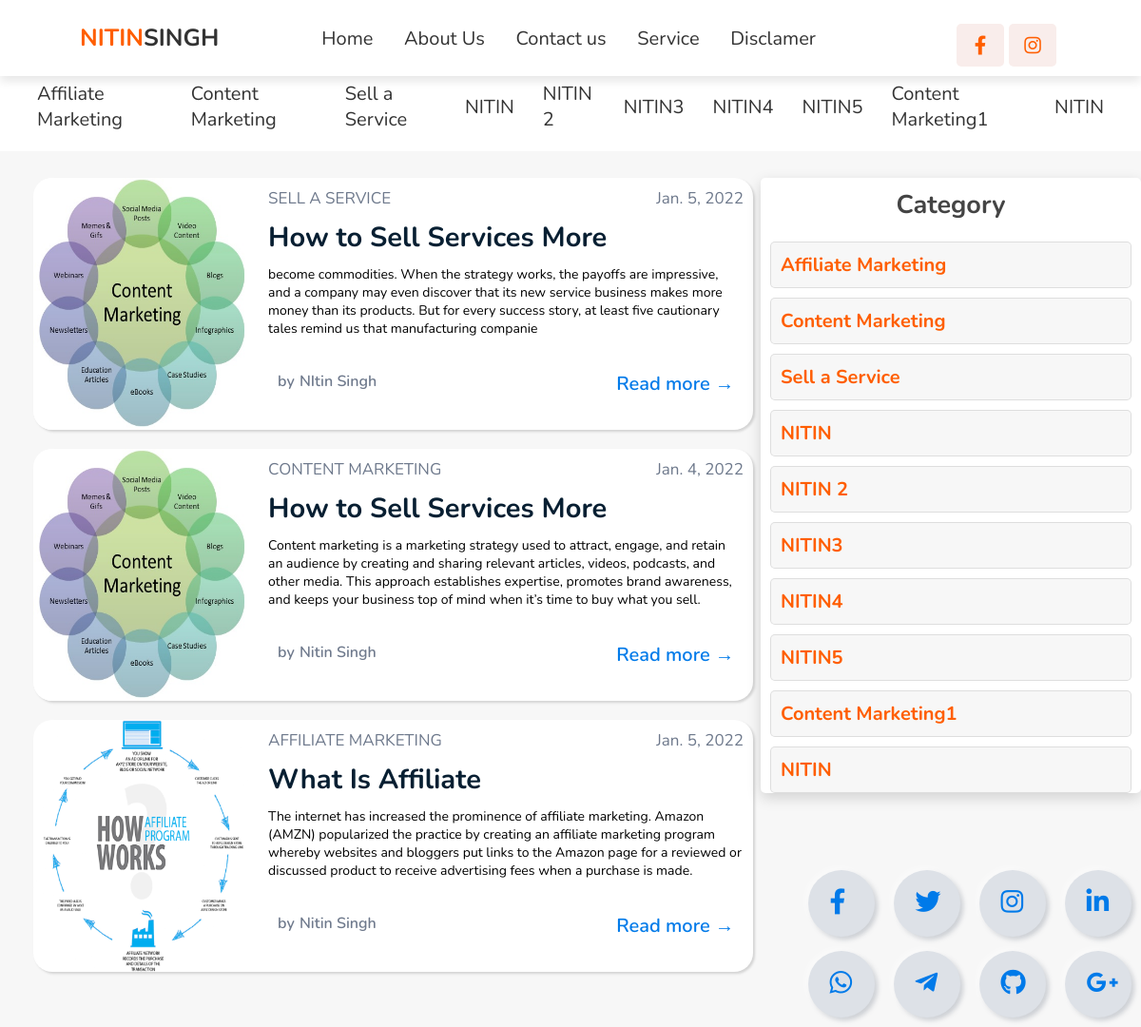
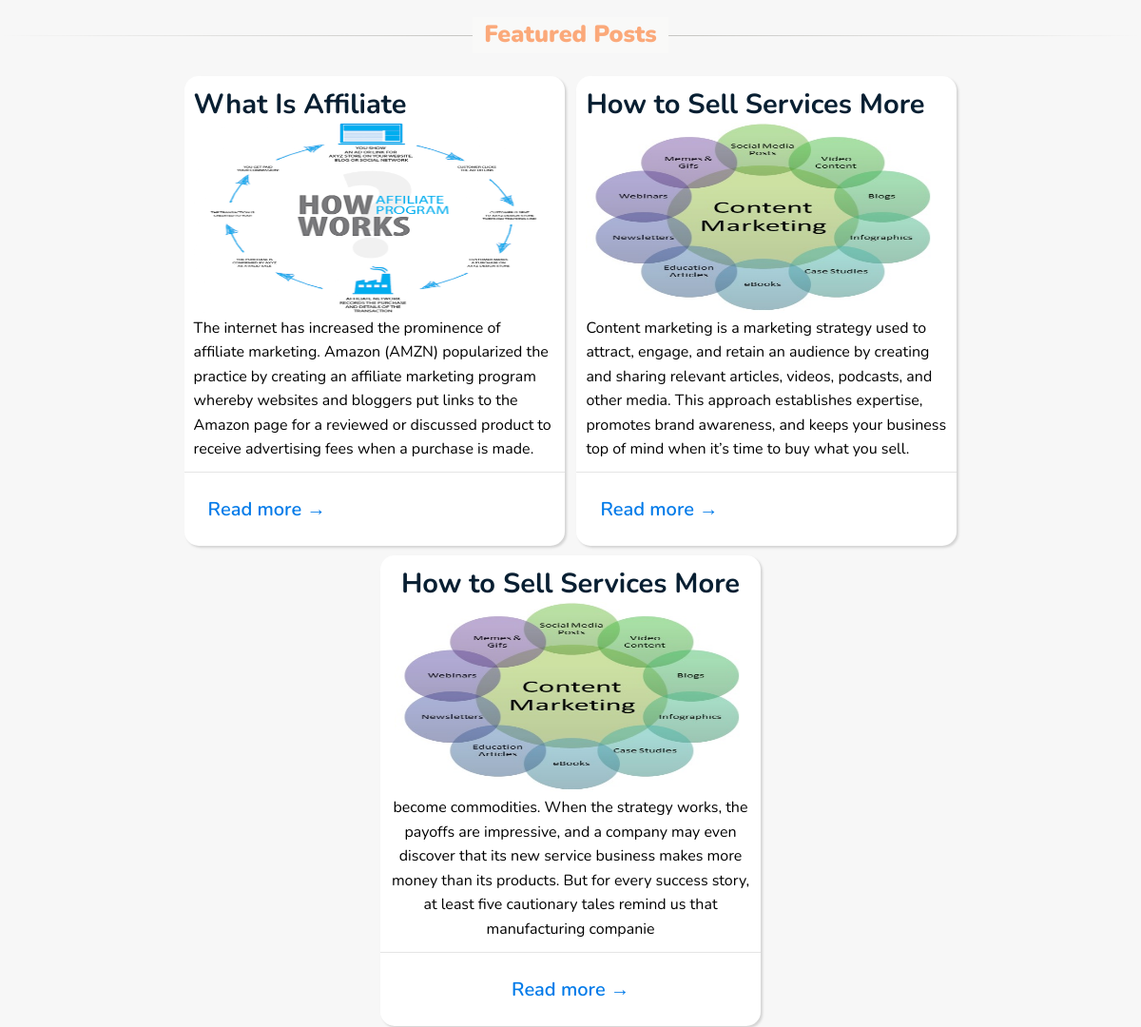
Before: / (upper part) with the older database file (2 pictures, top to bottom).
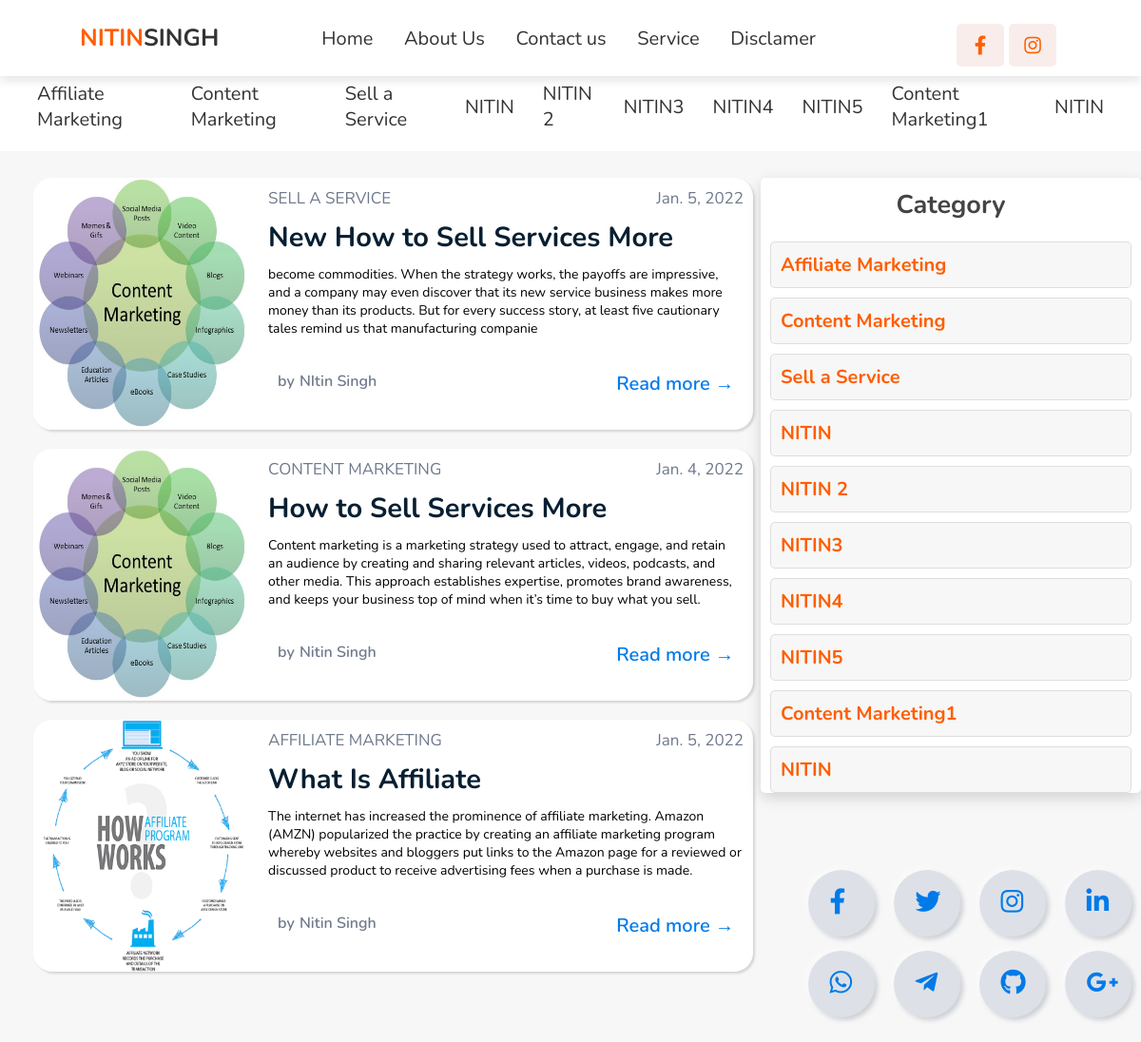
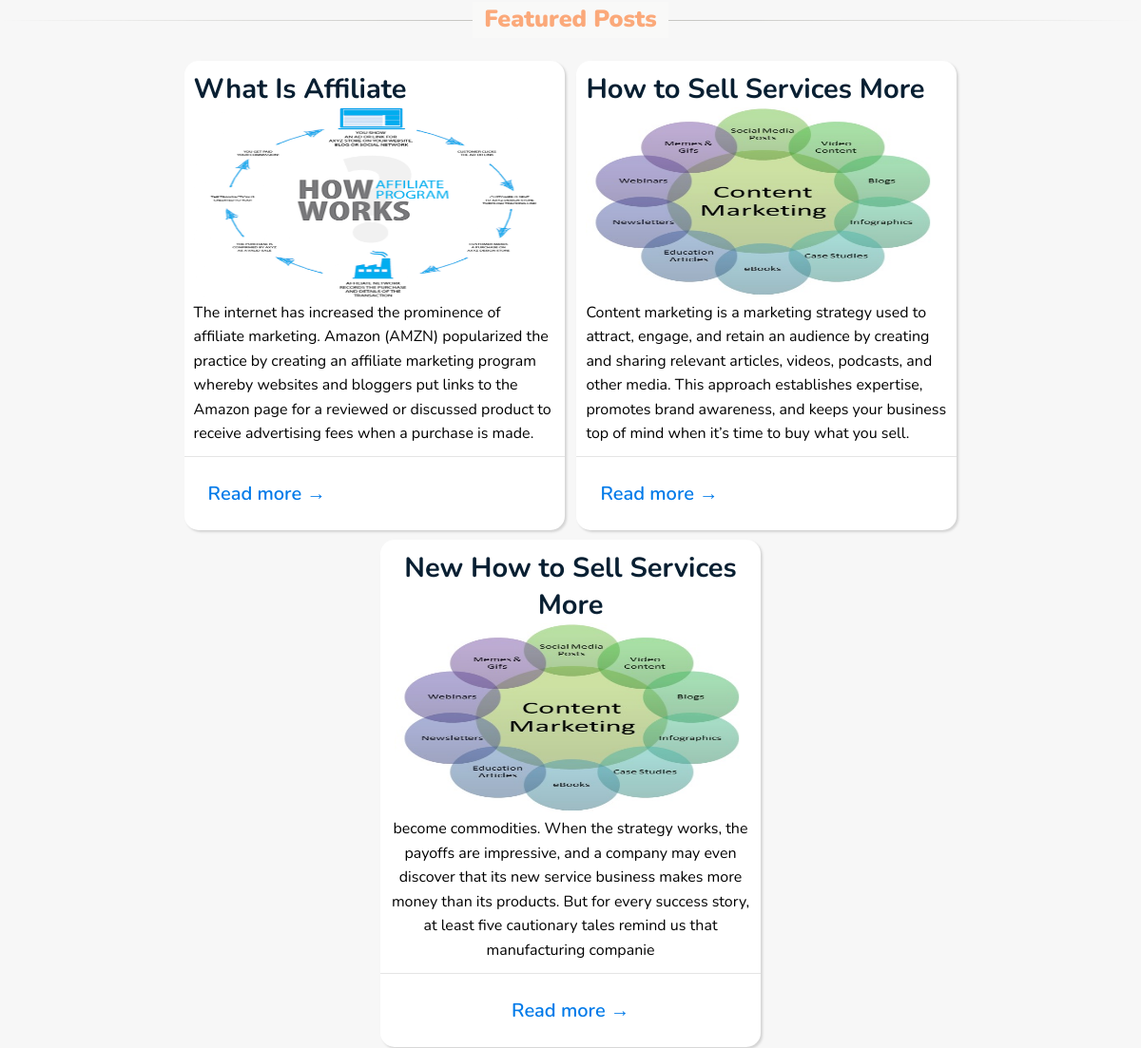
After: the same page with the newer database file (2 pictures, top to bottom).
### blogtheme/models.py (models this page shows)
class Navlog(models.Model):
    NAV_CHOICES = (
        ("logo", "logo"),
    )
    logo = models.CharField(max_length=20, choices=NAV_CHOICES,unique=True)
    name = models.CharField(max_length=20)
    name2 = models.CharField(max_length=20)

class Nav_menu(models.Model):
    MENU_CHOICES = (
        ("menu1", "menu1"),
        ("menu2", "menu2"),
        ("menu3", "menu3"),
        ("menu4", "menu4"),
        ("menu5", "menu5"),
    )
    your_menu = models.CharField(max_length=20,default="icon1", choices=MENU_CHOICES,unique=True)
    menuname = models.CharField(max_length=15)
    menuurl = models.CharField(max_length=40)

class Nav_social_media_icon(models.Model):
    ICON_CHOICES = (
        ("icon1", "icon1"),
        ("icon2", "icon2"),
    )
    your_icon = models.CharField(max_length=20,default="icon1", choices=ICON_CHOICES,unique=True)
    icon = models.CharField(max_length=30)
    iconlink = models.CharField(max_length=60)

### blog/models.py (models this page shows, shortened)
class Category(models.Model):
    name = models.CharField(max_length=30)
    featured = models.BooleanField()
    def __str__(self):
            return self.name

class blogpost(models.Model):
    heading = models.CharField(max_length=100)
    name = models.CharField(max_length=100)
    author = models.CharField(max_length=30)
    description = models.CharField(max_length=303)
    slug = models.CharField(max_length=100, unique=True)
    category = models.ForeignKey(Category, on_delete=models.CASCADE)
    featured_post = models.BooleanField()
    featured_image = models.ImageField(upload_to="blog/featrued_image/")
    content = models.TextField()
    date = models.DateField(auto_now_add=True, null=True, blank=True)
    similar_posts = models.ManyToManyField('self', null=True, blank=True)

### blog/views.py (the view)
# urls.py: path('', include('blog.urls')),
def blog(request):
    blog = blogpost.objects.all().order_by("-id")
    categoryp = Category.objects.all()
    featured_posts = blogpost.objects.filter(featured_post=True)
    featured_category = Category.objects.filter(featured=True)
    return render (request, 'blog/index.html', {'blogs':blog, "categoryp":categoryp, "navThemeBar":baseData(), "featured_posts":featured_posts, "featured_category":featured_category})

### blog/templates/blog/index.html (shortened to what this page needs)
{% extends 'blog/base.html' %}
{% block body %}
<br><br>
<section class="blogpostarticals">
    <div class="container">
        <div class="box-cards-blog">
            {% for blog in blogs %}
            <div class="card">
                <div class="card-image">
                    <a href="#"><img src="/media/{{blog.featured_image}}" alt=""></a>
                </div>
                <div class="card-meta">
                    <div class="card-top">
                        <a href="/blog/category/{{blog.category}}" class="cat">
                            <p>{{blog.category}}</p>
                        </a>
                        <span class="date">{{blog.date}}</span>
                    </div>
                    <h2 class="card-title"><a href="#">
                            <p>{{blog.name}}</p>
                        </a></h2>
                    <div class="card-desc">
                        <p>{{blog.description}}</p>
                    </div>
                    <div class="card-bottom">
                        <div class="user">
                            <p class="author-by">by</p> &nbsp;&nbsp; <span class="username">{{blog.author}}</span>
                        </div>
                        <a href="/blog/{{blog.slug}}" class="readmore">
                            Read more →
                        </a>
                    </div>
                </div>
            </div>
            {% endfor %}
        </div>
        <div class="video-lists">
            {% if categoryp.count > 0 %}
            <div class="video-list">
                <h1 class="Category">Category</h1>
                {% for blog in categoryp %}
                <div class="vid active">
                    <h3 class="title"><a href="/blog/category/{{blog.name}}">{{blog.name}}</a></h3>
                </div>
                {% endfor %}
            </div>
            {% endif %}
            <br><br><br><br>
        <div class="center video-lists">
            <div class="icons first">
               <li class="social-media-icons"><a href="#"><span class="fab fa-facebook-f"></span></a></li>
               <li class="social-media-icons"><a href="#"><span class="fab fa-twitter"></span></a></li>
               <li class="social-media-icons"><a href="#"><span class="fab fa-instagram"></span></a></li>
               <li class="social-media-icons"><a href="#"><span class="fab fa-linkedin-in"></span></a></li>
            </div>
            <div class="icons second">
               <li class="social-media-icons"><a href="#"><span class="fab fa-whatsapp"></span></a></li>
               <li class="social-media-icons"><a href="#"><span class="fab fa-telegram-plane"></span></a></li>
               <li class="social-media-icons"><a href="#"><span class="fab fa-github"></span></a></li>
               <li class="social-media-icons"><a href="#"><span class="fab fa-google-plus-g"></span></a></li>
            </div>
         </div>
        </div>
    </div>
</section>
<section>
    <br><br>
    <hr class="hr-text" data-content="Featured Posts">
    <br>
    <div class="card-category-1">
        {% for blog in featured_posts %}
        <div class="basic-card basic-card-aqua">
            <div class="card-content">
                <h1>{{blog.name}}</h1>
                <img src="/media/{{blog.featured_image}}" alt="">
                <p class="card-text">{{blog.description}}</p>
            </div>
            <div class="card-link">
                <a href="/blog/{{blog.slug}}" class="readmore">
                    Read more →
                </a>
            </div>
        </div>
        {% endfor %}
    </div>
</section>
{% endblock body %}

### blog/templates/blog/base.html (shortened to what this page needs)
<!DOCTYPE html>
<html lang="en">
<head>
    {% load static %}
    <link rel="stylesheet" href="../../static/blog/style.css">
    <link rel="stylesheet" href="https://cdnjs.cloudflare.com/ajax/libs/font-awesome/5.15.3/css/all.min.css"/>
</head>
<body>
{% if navThemeBar.logo or navThemeBar.pages or navThemeBar.righticon %}
<header>
    <a href="/" class="logo"><span>{{navThemeBar.logo.name}}</span>{{navThemeBar.logo.name2}}</a>
    <nav class="navbar">
        {% for i in navThemeBar.pages %}
        <a href="{{i.menuurl}}">{{i.menuname}}</a>
        {% endfor %}
    </nav>
    <div class="icons">
        {% for i in navThemeBar.righticon %}
        <a href="{{i.iconlink}}" class="{{i.icon}}"></a>
        {% endfor %}
    </div>
</header>
{% endif %}
<nav class="navbar2">
    {% for blog in featured_category %}
    <a href="/blog/category/{{blog.name}}">{{blog.name}}</a>
    {% endfor %}
</nav>
    {% block body %}{% endblock body %}
</body>
</html>

Changed rows visible on the page:
changed blogpost "NItin Singh": name "How to Sell Services More" → "New How to Sell Services More"
